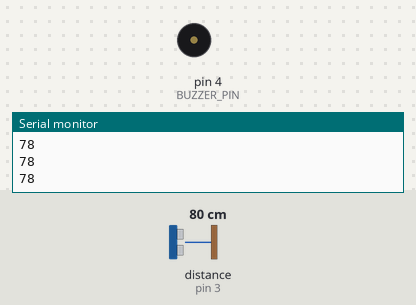
The sketch below on a simulated Arduino Uno, built with avr-gcc and run on an emulated ATmega328P. On the bench: buzzer (waves = sounding, pin HIGH), the last lines printed to the serial monitor. Wiring (inferred from the names in the program): ultrasonic range finder: trigger pin 2; echo pin 3. The inputs (shaded band) are chosen by the test bench; at power-on: distance to the obstacle (sensor on pin 3) 80 cm. The echo pulse lasts 58.3 µs per cm; pins used as bus, display or sensor lines are not drawn.

Above: at 1.2 s.
1.3 s: distance to the obstacle (sensor on pin 3) set to 27 cm
2.8 s: distance to the obstacle (sensor on pin 3) set to 23 cm
At 3.3 s:
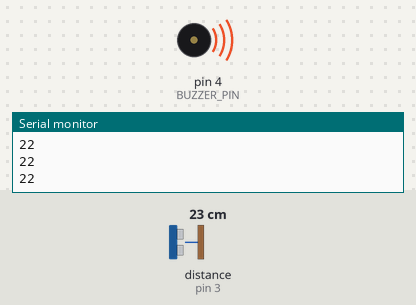
4.3 s: distance to the obstacle (sensor on pin 3) set to 35 cm
At 5.5 s:
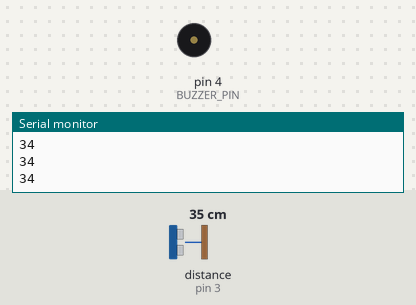
5.8 s: distance to the obstacle (sensor on pin 3) set to 2 cm
At 6.9 s:
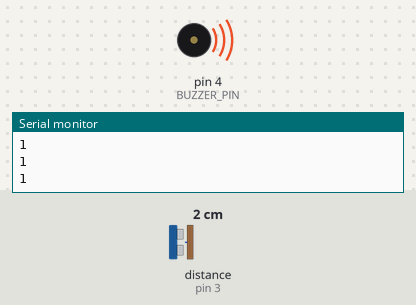
Timing chart, 0 to 8.3 s (numbered marks = the images above; inputs shaded):
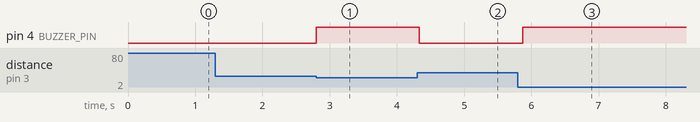

Measured:
- the behaviour switches between 26 and 25 cm on distance to the obstacle (sensor on pin 3) (found by bisection; images 0 and 1)
- after the input at 2.8 s, pin 4 (BUZZER_PIN): LOW → HIGH at once
- after the input at 4.3 s, pin 4 (BUZZER_PIN): HIGH → LOW at once
- after the input at 5.8 s, pin 4 (BUZZER_PIN): LOW → HIGH after 0.07 s

The sketch:

arduinocode.ino
```cpp
// --- Smart Glasses Arduino Code ---
// Purpose:
//   1. Continuously measure distance using an ultrasonic sensor (HC-SR04).
//   2. Work in two modes automatically:
//      → Connected to Raspberry Pi → sends distance via Serial.
//      → Standalone (only power) → beeps locally when object is too close.

#define TRIG_PIN 2      // Trigger pin of the ultrasonic sensor
#define ECHO_PIN 3      // Echo pin of the ultrasonic sensor
#define BUZZER_PIN 4    // Output pin for active buzzer

long duration;          // Stores pulse duration (in microseconds)
int distance;           // Stores calculated distance (in cm)
bool piConnected = false; // Flag to check if Raspberry Pi is communicating

void setup() {
  Serial.begin(9600);             // Initialize serial communication (for Pi)
  pinMode(TRIG_PIN, OUTPUT);      // Set trigger pin as output
  pinMode(ECHO_PIN, INPUT);       // Set echo pin as input
  pinMode(BUZZER_PIN, OUTPUT);    // Set buzzer pin as output
}

void loop() {
  // --- Step 1: Trigger the ultrasonic pulse ---
  digitalWrite(TRIG_PIN, LOW);
  delayMicroseconds(2);
  digitalWrite(TRIG_PIN, HIGH);
  delayMicroseconds(10);
  digitalWrite(TRIG_PIN, LOW);

  // --- Step 2: Measure the echo response time ---
  // pulseIn() measures the time (in microseconds) for which the Echo pin stays HIGH.
  // Timeout added (25000 µs ≈ 25 ms) to avoid hanging if no echo is received.
  duration = pulseIn(ECHO_PIN, HIGH, 25000);

  // --- Step 3: Convert time into distance (cm) ---
  // Sound travels 0.034 cm per microsecond, divide by 2 for the round trip.
  distance = duration * 0.034 / 2;

  // --- Step 4: Detect if Raspberry Pi is connected ---
  // Serial becomes 'true' when an active USB serial connection exists.
  piConnected = Serial;

  // --- Step 5: Dual operation mode logic ---
  if (piConnected) {
    // -------------------------------
    // MODE 1: Connected to Raspberry Pi
    // -------------------------------

    // Send the distance reading to the Pi
    Serial.println(distance);

    // Optional: also beep if the object is very close
    if (distance > 0 && distance < 25)
      digitalWrite(BUZZER_PIN, HIGH);   // Turn on buzzer
    else
      digitalWrite(BUZZER_PIN, LOW);    // Turn off buzzer

  } else {
    // -------------------------------
    // MODE 2: Standalone Operation
    // -------------------------------
    // When not connected to Pi (powered by power bank),
    // use buzzer alone to alert nearby obstacles.

    if (distance > 0 && distance < 25) {
      digitalWrite(BUZZER_PIN, HIGH);   // Turn on buzzer briefly
      delay(100);                       // Small beep pulse
    } else {
      digitalWrite(BUZZER_PIN, LOW);    // No obstacle → silence
    }
  }

  // --- Step 6: Small delay before next reading ---
  delay(100); // 10 readings per second approx.
}
```
